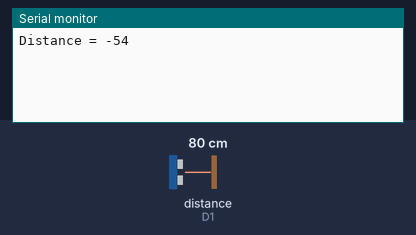
Recording of a sketch running on a simulated ESP8266 (NodeMCU). Shown: the last lines printed to the serial monitor. Wiring (inferred from the names in the program): ultrasonic range finder: trigger D2; echo D1. The inputs (shaded band) are chosen by the test bench; at power-on: distance to the obstacle (sensor on D1) 80 cm. The echo pulse lasts 58.3 µs per cm; WiFi joins after 1.5 s; servers stay silent unless stated.

Above: at 3.0 s.
3.1 s: distance to the obstacle (sensor on D1) set to 2 cm
At 4.4 s:
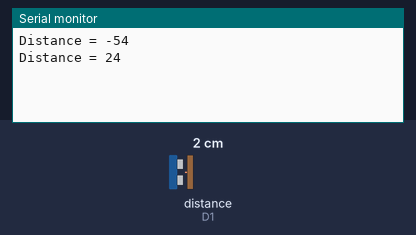
4.6 s: distance to the obstacle (sensor on D1) set to 4 cm
At 5.3 s:
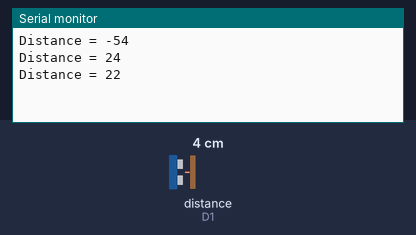
Timing chart, 0 to 7.6 s (numbered marks = the images above; inputs shaded):
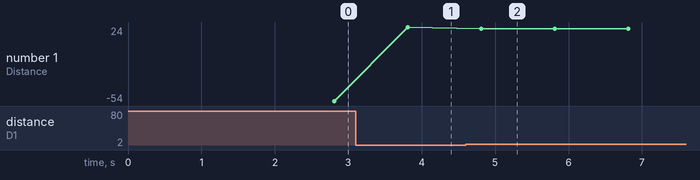

Measured:
- after the input at 3.1 s, the serial monitor: prints a new line after 0.71 s (image 1)
- after the input at 4.6 s, the serial monitor: prints a new line after 0.21 s (image 2)
- plotted number 1: -54 → 24 after the input at 3.1 s, 24 → 22 after the input at 4.6 s

The sketch:

Dustbin.ino
```cpp
/*

  Youtube: https://www.instagram.com/voidlooprobotech/
  Website: https://www.voidlooprobo.com
  Twitter: https://twitter.com/SandipRoboTix
  Facebook: https://www.facebook.com/groups/289579082069596/
  Fcebook: https://www.facebook.com/groups/228864595179720/
  Facebook: https://www.facebook.com/groups/2518809408247417/
  Facebook: https://www.facebook.com/groups/voidloop/
  Facebook: https://www.facebook.com/voidlooprobo/
  Instagram: https://www.instagram.com/voidlooprobotech/
  Telegram: https://t.me/voidloopnodemcu
  Telegram: https://t.me/voidlooprobotech
  Whatsapp: https://chat.whatsapp.com/IIyB2IyjyQ71eSfn1jnl3c

*/

#define BLYNK_TEMPLATE_ID "TMPLswhElqSM"
#define BLYNK_DEVICE_NAME "Water"
#define BLYNK_AUTH_TOKEN "vhwAF6t69qoC_NBNqdyn6A1x8VfFllc2"
#define BLYNK_PRINT Serial
#include <ESP8266WiFi.h>
#include <BlynkSimpleEsp8266.h>

#define  trig  D2
#define  echo  D1

long duration;
int distance;
String show;

// You should get Auth Token in the Blynk App.

char auth[] =  BLYNK_AUTH_TOKEN;

// Your WiFi credentials.
// Set password to "" for open networks.
char ssid[] = "int main()";
char pass[] = "INT456789";

BlynkTimer timer;
WidgetLCD lcd(V1);
void setup()
{
  // Debug console
  pinMode(trig, OUTPUT);  // Sets the trigPin as an Output
  pinMode(echo, INPUT);   // Sets the echoPin as an Inpu
  Serial.begin(9600);
  Blynk.begin(auth," ONE", "1234@12345");

  // Setup a function to be called every second
  timer.setInterval(1000L, sendSensor);
}

void loop()
{
  Blynk.run();
  timer.run();
}
void sendSensor()
{
  digitalWrite(trig, LOW);   // Makes trigPin low
  delayMicroseconds(2);       // 2 micro second delay

  digitalWrite(trig, HIGH);  // tigPin high
  delayMicroseconds(10);      // trigPin high for 10 micro seconds
  digitalWrite(trig, LOW);   // trigPin low

  duration = pulseIn(echo, HIGH);   //Read echo pin, time in microseconds
  distance = duration * 0.034 / 2;
  distance=(200-distance)-175;//Calculating actual/real distance

  Serial.print("Distance = ");        //Output distance on arduino serial monitor
  Serial.println(distance);
  //lcd.print(0,0,"DusTBIN");
  Blynk.virtualWrite(V0,(distance*100)/22);

  if(distance<2){
    show="Empty";
    lcd.clear();
    lcd.print(0, 0, "DUSTBIN is "+String(show));
  }
  if(distance>=5 && distance<11){

    show="<Half";
     lcd.clear();
    lcd.print(0, 0, "DUSTBIN is "+String(show));
  }
 if(distance>=11 && distance<17){
    show=">Half";
     lcd.clear();
    lcd.print(0, 0, "DUSTBIN is "+String(show));
  }
  if(distance>=20){
    show="Full";
     lcd.clear();
    lcd.print(0, 0, "DUSTBIN is "+String(show));
  }
      // use: (position X: 0-15, position Y: 0-1, "Message you want to print")
  lcd.print(0, 1, "Distance: " + String(distance) + "cm  ");
  delay(1000);

}
```
